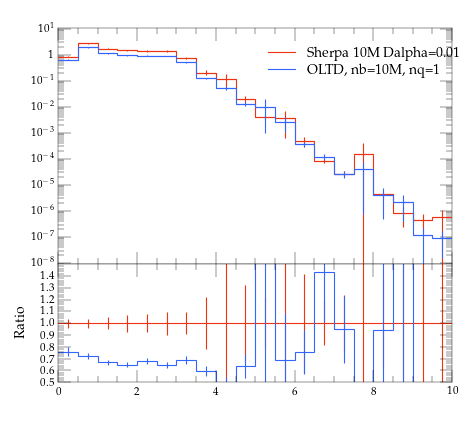

This figure's Python source:
#! /usr/bin/env python

# This Python script was auto-generated using YODA v2.0.0.
# Analysis object: /evtb/cutEg_jbjg_dr
# Timestamp: 13-04-2024 (07:56:31)

import matplotlib as mpl
import matplotlib.pyplot as plt
mpl.use('Agg') # comment out for interactive use
import os
import numpy as np

plotDir = os.path.split(os.path.realpath(__file__))[0]
if 'YODA_USER_PLOT_PATH' in globals():
    plot_outdir = globals()['YODA_USER_PLOT_PATH']
else:
    plot_outdir = plotDir

#plot style
plt.style.use(os.path.join(plotDir, '../default.mplstyle'))
# plot metadata
figW, figH = plt.rcParams['figure.figsize']
ax_xLabel = r''
ax_yLabel = r''
ax_title  = r''
ax_xScale = 'linear'
ax_yScale = 'log'
xLims = (0.0, 10.0)
yLims = (9.000000000000001e-09, 11.0)

# TeX-friendly labels for the legend
labels = [ r"Sherpa 10M Dalpha=0.01", r"OLTD, nb=10M, nq=1" ]

# Create figure and axis objects
fig, (ax, ratio0_ax) = plt.subplots(2, 1, sharex=True,
                  figsize=(figW,figH), gridspec_kw={'height_ratios': (2, 1)})
ratio0_ax.yaxis.set_major_locator(mpl.ticker.MultipleLocator(0.1))
ratio0_ax.set_ylim(0.5, 1.4999)
ratio0_ax.set_ylabel('Ratio')

# LineColor map: curve index -> color
linecolors = {0: '#EE3311', 1: '#3366FF'}
# the numerical data is stored in a separate file
dataf = dict()
prefix = os.path.split(__file__)[0]
if prefix:    prefix = prefix + '/'
exec(open(prefix+'cutEg_jbjg_dr__data.py').read(), dataf)


legend_handles = [] # keep track of handles for the legend

# style options for curves
# starts at zorder>=5 to draw curve on top of legend
styles = {
  'curve0': {
    'color' : linecolors[0],
    'linestyle' : '-',
    'marker' : 'o',
    'zorder' : 5,
    'histstyle' : True,
  },
  'curve1': {
    'color' : linecolors[1],
    'linestyle' : '-',
    'marker' : 'o',
    'zorder' : 6,
    'histstyle' : True,
  },
}
# curve from input yoda files in main panel
for label in dataf['yvals'].keys():
    if all(np.isnan(v) for v in dataf['yvals'][label]):
        continue
    tmp = None
    if styles[label]['histstyle']: # draw as histogram
        tmp, = ax.plot(dataf['xedges'], dataf['yedges'][label],
                       color=styles[label]['color'],
                       linestyle=styles[label]['linestyle'],
                       drawstyle='steps-pre', solid_joinstyle='miter',
                       zorder=styles[label]['zorder'], label=label)
        ax.errorbar(dataf['xpoints'], dataf['yvals'][label], color=styles[label]['color'],
                    xerr=dataf['xerrs'], yerr=[dataf['ydowns'][label], dataf['yups'][label]],
                    linestyle='none', zorder=styles[label]['zorder'])
    else: # draw as scatter
        tmp = ax.errorbar(dataf['xpoints'], dataf['yvals'][label],
                          xerr=dataf['xerrs'],
                          yerr=[ dataf['ydowns'][label],
                          dataf['yups'][label] ],
                          fmt=styles[label]['marker'],
                          ecolor=styles[label]['color'],
                          color=styles[label]['color'], zorder=2)
        tmp[-1][0].set_linestyle(styles[label]['linestyle'])
    legend_handles += [tmp]
    for varLabel in dataf['variation_yvals'].keys():
        if varLabel.startswith(label):
            tmp, = ax.plot(dataf['xedges'], dataf['variation_yvals'][varLabel],
                           color=styles[label]['color'],
                           linestyle=styles[label]['linestyle'],
                           drawstyle='steps-pre', solid_joinstyle='miter',
                           zorder=styles[label]['zorder'], alpha=0.5)


# plots on ratio panel
# curve from input yoda files in ratio panel
for label, yvals in dataf['ratio0_yvals'].items():
    if all(np.isnan(v) for v in yvals):
        continue
    if styles[label]['histstyle']: # plot as histogram
        ratio0_ax.plot(dataf['xedges'], yvals,
                       color=styles[label]['color'],
                       linestyle=styles[label]['linestyle'],
                       drawstyle='steps-pre', zorder=1,
                       solid_joinstyle='miter')
        ratio0_ax.vlines(dataf['xpoints'],
                         dataf['ratio0_ymin'][label],
                         dataf['ratio0_ymax'][label],
                         color=styles[label]['color'], zorder=1)
    else: # plot as scatter
        tmp = ratio0_ax.errorbar(dataf['xpoints'],
                                 yvals, xerr=dataf['xerrs'],
                                 yerr=dataf['ratio0_yerrs'][label],
                                 fmt=styles[label]['marker'],
                                 ecolor=styles[label]['color'],
                                 color=styles[label]['color'])
        tmp[-1][0].set_linestyle(styles[label]['linestyle'])

    for varlabel in dataf['ratio0_variation_vals'].keys():
        if varlabel.startswith(label):
            ratio0_ax.plot(dataf['xedges'],
                            dataf['ratio0_variation_vals'][varlabel],
                            color=styles[label]['color'],
                            linestyle=styles[label]['linestyle'],
                            drawstyle='steps-pre', solid_joinstyle='miter',
                            zorder=1, alpha=0.5)

legend_pos = (0.5, 0.97)
ax.legend(legend_handles, labels, loc='upper left', bbox_to_anchor=legend_pos)

# set plot metadata as defined above
ratio0_ax.set_xlabel(ax_xLabel)
ratio0_ax.xaxis.set_label_coords(1., -.15)
ax.set_ylabel(ax_yLabel, loc='top')
ax.set_title(ax_title, loc='left')
ax.set_xscale(ax_xScale)
ax.set_yscale(ax_yScale)
ax.set_xlim(xLims)
ax.set_ylim(yLims)

# tick formatting
plt.rcParams['xtick.top'] = True
plt.rcParams['ytick.right'] = True
ax.yaxis.set_major_locator(mpl.ticker.LogLocator(base=10.0, numticks=np.inf))
ax.yaxis.set_minor_locator(mpl.ticker.LogLocator(
                           base=10.0, subs=np.arange(0.1, 1, 0.1), numticks=np.inf))
fig.align_ylabels((ax, ratio0_ax))
plt.savefig(os.path.join(plot_outdir, 'cutEg_jbjg_dr.pdf'), format='PDF')
plt.savefig(os.path.join(plot_outdir, 'cutEg_jbjg_dr.png'), format='PNG')

plt.close(fig)
